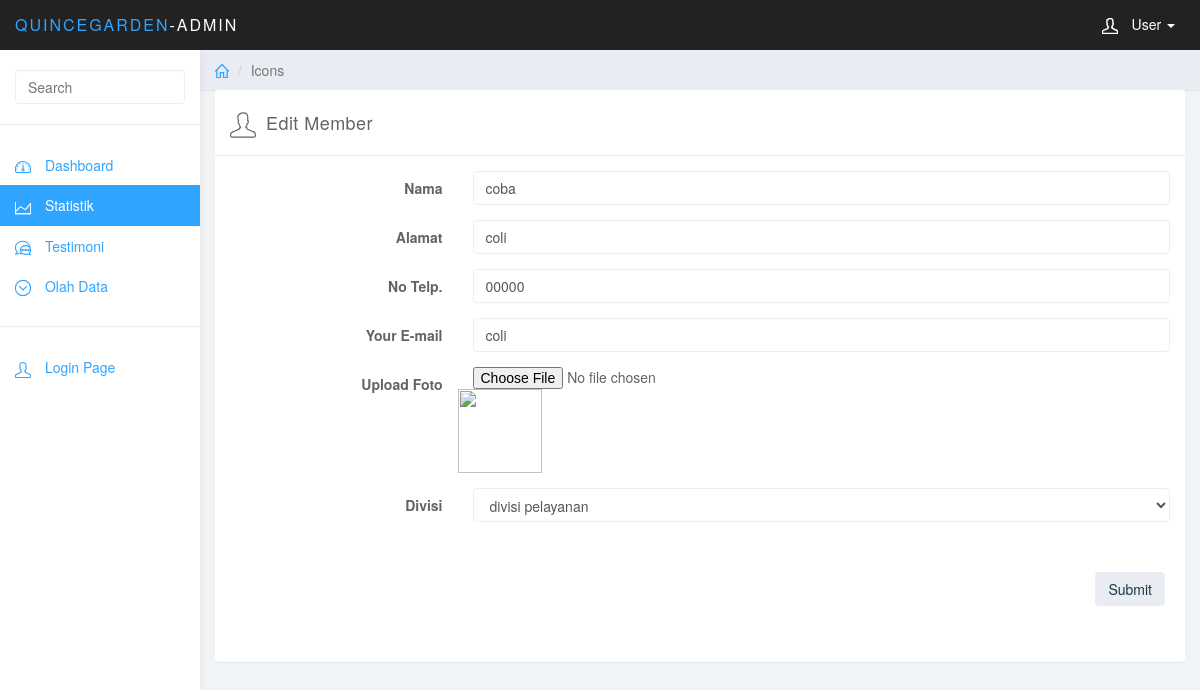
The app's page /admin/member/edit/2 with its own data.
### tables this page shows
CREATE TABLE `member` (
  `id_member` int(11) NOT NULL,
  `nama` varchar(40) NOT NULL,
  `alamat` varchar(50) NOT NULL,
  `no_telp` varchar(12) NOT NULL,
  `email` varchar(40) NOT NULL,
  `foto` text,
  `id_divisi` int(11) NOT NULL
);

### application/views/admin/layout/konten.php (called while the page is built)
<?php if(!defined('BASEPATH')) exit('Tidak boleh mengakses secara langsung');
if ($isi) {
  $this->load->view($isi);
}
 ?>

### application/views/admin/layout/wrapper.php (called while the page is built)
<?php
require_once('header.php');
require_once('konten.php');
require_once('footer.php');
 ?>

### application/controllers/admin/Member.php (called while the page is built, shortened)
<?php if (!defined('BASEPATH')) exit('Tidak bisa mengakses secara langsung');
class Member extends CI_Controller {
  public function __construct() {
    $this->load->model('admin/md_member');
  }
  public function edit($id) {
    $config['upload_path']          = './uploads/';
    $config['allowed_types']        = 'gif|jpg|png';
    $config['max_size']             = 1000;
    $config['max_width']            = 1024;
    $config['max_height']           = 768;
    $this->form_validation->set_rules('name','Name','required');
    $this->form_validation->set_rules('alamat','Alamat','required');
    $this->form_validation->set_rules('telp','Telp','required');
    $this->form_validation->set_rules('email','Email','required');
    $this->form_validation->set_rules('divisi','Divisi','required');
    $this->load->library('upload', $config);
    if ($this->form_validation->run() === FALSE) {
      $data = array(
            'title' => 'Tambah Member',
            'divisi' => $this->md_member->select_divisi(),
            'detail' => $this->md_member->detail_member($id),
            'form_title' => 'Edit Member',
            'isi' => 'admin/member/edit_member');
        $this->load->view('admin/layout/wrapper', $data);
    }
  }
}
 ?>

### index.php (called while the page is built, shortened)
<?php
require_once BASEPATH.'core/CodeIgniter.php';

### application/models/admin/Md_member.php (called while the page is built, shortened)
<?php
class Md_member extends CI_Model {
	public function detail_member($id = FALSE) {
		if ($id === FALSE) {
			$query = $this->db->get('member');
			return $query->result_array();
		}
		$query = $this->db->get_where('member', array('id_member' => $id));
		return $query->row_array();
	}
	public function select_divisi() {
		$query = $this->db->query('SELECT id_divisi, nama_divisi FROM divisi');
		return $query->result_array();
	}
}
 ?>

### application/views/admin/member/edit_member.php (the view, shortened to what this page needs)
<div class="panel panel-default">
					<div class="panel-heading"><svg class="glyph stroked male-user"><use xlink:href="#stroked-male-user"></use></svg><?php echo $form_title; ?></div>
					<div class="panel-body">
						<form class="form-horizontal" action="<?php echo base_url(); ?>admin/member/edit" enctype="multipart/form-data" method="post">
							<fieldset>
								<div class="form-group">
									<label class="col-md-3 control-label" for="name">Nama</label>
									<div class="col-md-9">
									<input id="name" name="name" type="text" class="form-control" value="<?php echo $detail['nama']; ?>">
									</div>
								</div>
								<div class="form-group">
									<label class="col-md-3 control-label" for="alamat">Alamat</label>
									<div class="col-md-9">
									<input id="name" name="alamat" type="text" placeholder="Alamat Member" class="form-control" value="<?php echo $detail['alamat']; ?>">
									</div>
								</div>
								<div class="form-group">
									<label class="col-md-3 control-label" telp="alamat">No Telp.</label>
									<div class="col-md-9">
									<input id="name" name="telp" type="text" placeholder="No Telp." class="form-control" value="<?php echo $detail['no_telp']; ?>">
									</div>
								</div>
								<div class="form-group">
									<label class="col-md-3 control-label" for="email">Your E-mail</label>
									<div class="col-md-9">
										<input id="email" name="email" type="text" placeholder="Your email" class="form-control" value="<?php echo $detail['email']; ?>">
									</div>
								</div>
								<div class="form-group">
									<label class="col-md-3 control-label" for="foto">Upload Foto</label>
									<div class="col-md-9">
										<input type="file" name="foto">
									</div>
                  <img src="<?php echo base_url(); ?>uploads/<?php echo $detail['foto']; ?>" alt="" height="84" width="84">
								</div>
								<div class="form-group">
									<label class="col-md-3 control-label" for="divisi">Divisi</label>
									<div class="col-md-9">
									<select class="form-control" name="divisi">
										<?php foreach ($divisi as $divi): ?>
                      <?php if ($divi['id_divisi'] === $detail['id_divisi']):?>
										    <option value="<?php echo $divi['id_divisi'];?>" selected="selected"><?php echo $divi['nama_divisi']; ?></option>
                      <?php else: ?>
                      <option value="<?php echo $divi['id_divisi'];?>"><?php echo $divi['nama_divisi']; ?></option>
                      <?php endif; ?>
                    <?php endforeach;  ?>
									</select>
									</div>
								</div>
								<div class="form-group">
									<div class="col-md-12 widget-right">
										<button type="submit" class="btn btn-default btn-md pull-right">Submit</button>
									</div>
								</div>
							</fieldset>
						</form>
					</div>
				</div>
			</div>

### assets/css/styles.css (style rules this page uses)
body { background: #f1f4f7; padding-top: 50px; color: #5f6468; }
.form-control { border: 1px solid #eee; box-shadow: none; }
.btn-default, .btn-default:hover, .btn-default:focus, .btn-default:active, .btn-default.active, .open > .dropdown-toggle.btn-default, .btn-default.disabled, .btn-default[disabled], fieldset[disabled] .btn-default, .btn-default.disabled:hover, .btn-default[disabled]:hover, fieldset[disabled] .btn-default:hover, .btn-default.disabled:focus, .btn-default[disabled]:focus, fieldset[disabled] .btn-default:focus, .btn-default.disabled:active, .btn-default[disabled]:active, fieldset[disabled] .btn-default:active, .btn-default.disabled.active, .btn-default[disabled].active, fieldset[disabled] .btn-default.active { background-color: #e9ecf2; border-color: #e9ecf2; color: #1b3548; }
.panel { border: 0; }
.panel-heading { font-size: 18px; font-weight: 300; letter-spacing: 0.025em; height: 66px; line-height: 45px; }
.panel-default .panel-heading { background: #fff; border-bottom: 1px solid #eee; color: #5f6468; }
.widget-right { text-align: left; line-height: 1.6em; margin: 0px; padding: 20px; height: 80px; color: #999; font-weight: 300; background: #fff; border-top-right-radius: 4px; border-bottom-right-radius: 4px; }
.alert .glyph, .panel-heading .glyph { width: 26px; height: 26px; margin: 0 10px 0 0; stroke-width: 2px; }

### records on screen
member: name "coba", alamat "coli", telp "00000", email "coli"

### other values on screen
$form_title "Edit Member"
form field divisi "divisi pelayanan"
